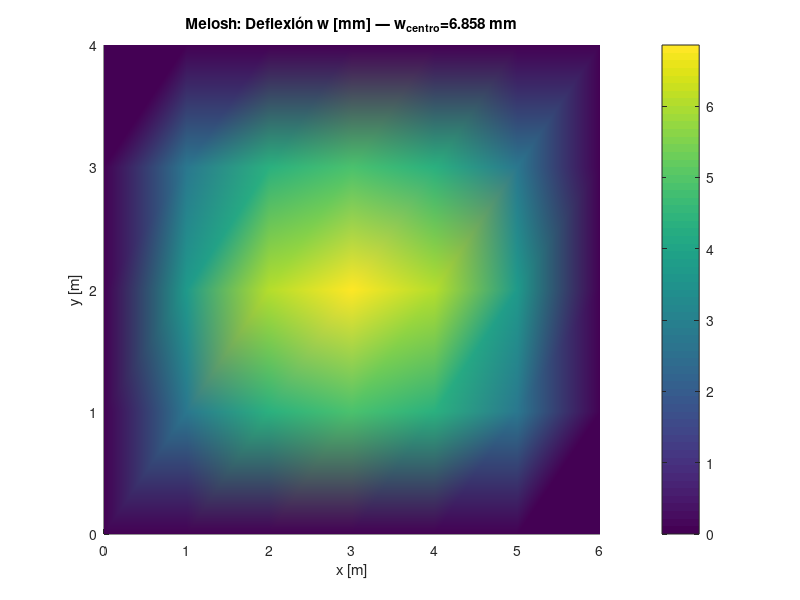
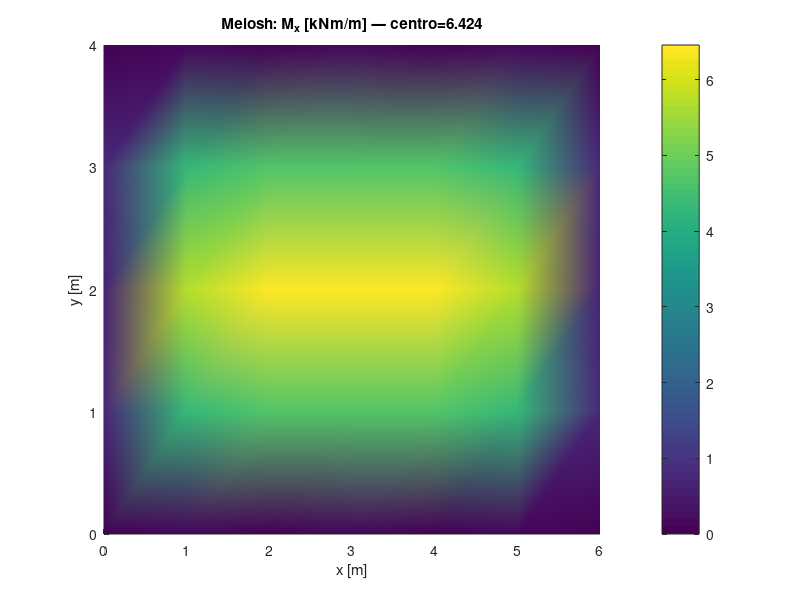
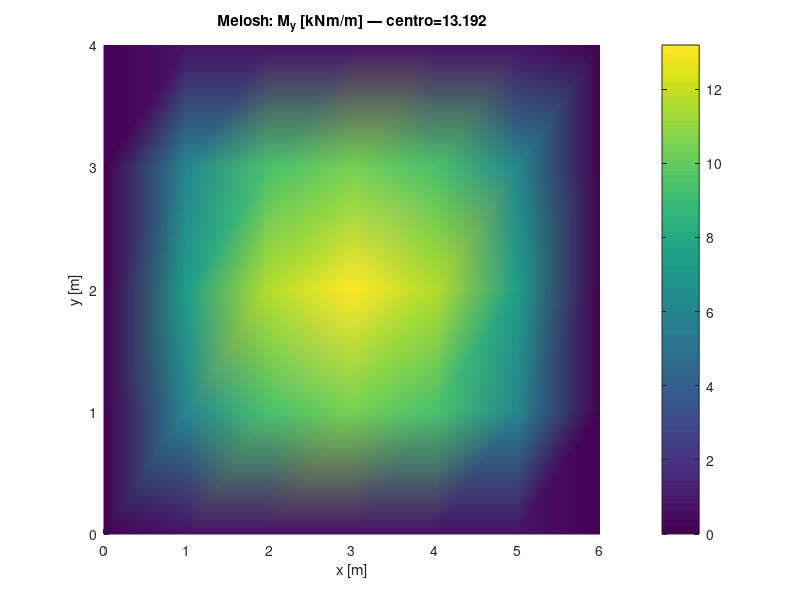
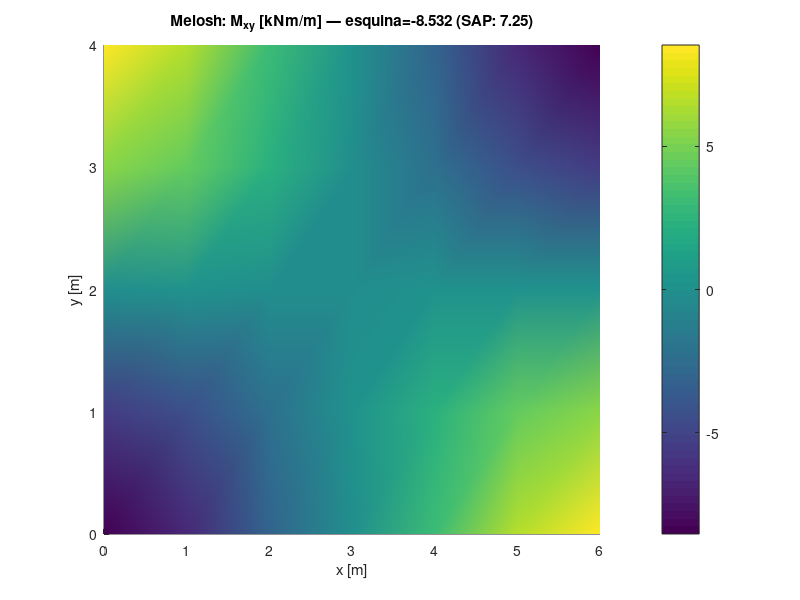

Here is the MATLAB script that generated these plots, in order:
% =========================================================================
% Rectangular Slab FEA — formulación Melosh ACM (DKE-like) — Calcpad-Lab
% =========================================================================
% Mismo problema que demo_rectangular_slab_fea.m PERO con el elemento
% que usa SAP 2000 (DKE/DSE de Wilson, 3 GDL/nodo).
%
% Elemento Melosh non-conforming rectangular Kirchhoff plate:
%   - 4 nodos × 3 GDL = 12 GDL/elemento
%   - GDLs por nodo: w, β_x=∂w/∂x, β_y=∂w/∂y
%   - Polinomio cúbico incompleto (12 monomios) en w(x,y)
%   - C0 continuo (NO C1 — non-conforming)
%
% Ref: Wilson E.L. cap. 8 + Cook,Malkus,Plesha cap. 12.7
%
% Diferencia clave con BFS Q4:
%   BFS Q4: 16 GDL, agrega ψ=∂²w/∂x∂y → captura twist en esquinas
%   Melosh:  12 GDL, sin ψ → twist subestimado (típico SAP 2000)
%
% Resultado SAP 2000 esperado:
%   w_centro=6.529 mm, M_x=6.22, M_y=12.76, M_xy(esquina)=±7.25
% =========================================================================
t_total = tic;

%% Datos de entrada (idénticos al ejemplo Calcpad oficial)
a  = 6
b  = 4
t  = 0.1
q  = 10
E  = 35e6
nu = 0.15

%% Malla 6×4
n_a = 6
n_b = 4
n_e = n_a*n_b
n_j = (n_a+1)*(n_b+1)
n_dof = 3                          % w, β_x, β_y
n_k = n_dof*4                      % 12
a_1 = a/n_a
b_1 = b/n_b
n_g = n_dof*n_j

% Coordenadas de nodos (mismo orden Calcpad)
x_j = zeros(n_j, 1);
y_j = zeros(n_j, 1);
x = 0; y = 0;
for j = 1:n_j
    x_j(j) = x;
    y_j(j) = y;
    y = y + b_1;
    if y > b + 1e-9
        y = 0;
        x = x + a_1;
    end
end

% Conectividad
e_j = zeros(n_e, 4);
for ia = 1:n_a
    for ib = 1:n_b
        e = ib + n_b*(ia-1);
        j_corner = e + ia - 1;
        e_j(e, 1) = j_corner;
        e_j(e, 2) = j_corner + n_b + 1;
        e_j(e, 3) = j_corner + n_b + 2;
        e_j(e, 4) = j_corner + 1;
    end
end

%% Apoyos perimetrales (idéntico al BFS)
n_s = 2*(n_a + n_b)
s_j = zeros(n_s, 1);
i_s = 0;
for i = 1:n_a+1
    j = (n_b+1)*i - n_b;
    i_s = i_s + 1;
    s_j(i_s) = j;
end
for i = 1:n_a+1
    j = (n_b+1)*i;
    i_s = i_s + 1;
    s_j(i_s) = j;
end
for i = 2:n_b
    j = i;
    i_s = i_s + 1;
    s_j(i_s) = j;
end
for i = 2:n_b
    j = n_a*(n_b+1) + i;
    i_s = i_s + 1;
    s_j(i_s) = j;
end

%% Matriz constitutiva D
D11 = E*t^3/(12*(1-nu^2))
D = D11 * [1, nu, 0; nu, 1, 0; 0, 0, (1-nu)/2]

%% Cuadratura 2×2 Gauss en [-1, +1] (la que usa SAP 2000)
gp2 = [-0.5773502691896257, 0.5773502691896257];
gw2 = [1.0, 1.0];

%% Element K_e y F_e — Melosh ACM 12-DOF
% Mapping: x_local = a_h*xi, y_local = b_h*eta  (xi, eta in [-1, +1])
% Half-lengths: a_h = a_1/2, b_h = b_1/2
a_h = a_1/2;
b_h = b_1/2;
K_e = zeros(n_k, n_k);
F_e = zeros(n_k, 1);

% Local node coords (ξ_i, η_i) en el orden 1=BL, 2=BR, 3=TR, 4=TL
xi_n  = [-1,  1, 1, -1];
eta_n = [-1, -1, 1,  1];

for ig = 1:2
    for jg = 1:2
        xi = gp2(ig);
        eta = gp2(jg);
        wgt = gw2(ig)*gw2(jg);

        % N vector (1×12) y filas de B (cada una 1×12)
        N_row = zeros(1, n_k);
        Bxx = zeros(1, n_k);
        Byy = zeros(1, n_k);
        Bxy = zeros(1, n_k);
        for k = 1:4
            si = xi_n(k);
            ti = eta_n(k);
            c = 1 + si*xi;
            d = 1 + ti*eta;
            en = 2 + si*xi + ti*eta - xi^2 - eta^2;
            % Shape functions
            Nw_k = c*d*en / 8;
            Nx_k = (a_h/8) * si * c^2 * (si*xi - 1) * d;
            Ny_k = (b_h/8) * ti * c * d^2 * (ti*eta - 1);
            % 2nd partials in (ξ,η)
            d2Nw_dxi2   = -3*si*xi*d / 4;
            d2Nw_deta2  = -3*ti*eta*c / 4;
            d2Nw_dxieta = (si*ti*en + ti*c*(si - 2*xi) + d*si*(ti - 2*eta)) / 8;
            d2Nx_dxi2   = (a_h/4) * d * si * (3*si*xi + 1);
            d2Nx_deta2  = 0;
            d2Nx_dxieta = (a_h/8) * ti * c * (3*si*xi - 1);
            d2Ny_dxi2   = 0;
            d2Ny_deta2  = (b_h/4) * c * ti * (3*ti*eta + 1);
            d2Ny_dxieta = (b_h/8) * si * d * (3*ti*eta - 1);
            % Físicas: ∂²/∂x² = (1/a_h²) ∂²/∂ξ²; ∂²/∂y² = (1/b_h²) ∂²/∂η²
            %         ∂²/∂x∂y = (1/(a_h·b_h)) ∂²/∂ξ∂η
            idx = 3*(k-1);
            N_row(idx+1) = Nw_k;
            N_row(idx+2) = Nx_k;
            N_row(idx+3) = Ny_k;
            Bxx(idx+1) = d2Nw_dxi2 / (a_h*a_h);
            Bxx(idx+2) = d2Nx_dxi2 / (a_h*a_h);
            Bxx(idx+3) = d2Ny_dxi2 / (a_h*a_h);
            Byy(idx+1) = d2Nw_deta2 / (b_h*b_h);
            Byy(idx+2) = d2Nx_deta2 / (b_h*b_h);
            Byy(idx+3) = d2Ny_deta2 / (b_h*b_h);
            Bxy(idx+1) = d2Nw_dxieta / (a_h*b_h);
            Bxy(idx+2) = d2Nx_dxieta / (a_h*b_h);
            Bxy(idx+3) = d2Ny_dxieta / (a_h*b_h);
        end
        % B(3×12): filas = [κ_x; κ_y; κ_xy] (sin signo; M = -D·B·Z después)
        B = [Bxx; Byy; 2*Bxy];
        % Jacobiano dx dy = a_h*b_h dξ dη
        K_e = K_e + (B')*D*B * (a_h*b_h*wgt);
        F_e = F_e + (N_row')*q * (a_h*b_h*wgt);
    end
end

%% Ensamblaje global
K = zeros(n_g, n_g);
F = zeros(n_g, 1);
for e = 1:n_e
    gdl_e = zeros(n_k, 1);
    for i = 1:4
        gi = e_j(e, i);
        for ii = 1:n_dof
            gdl_e(n_dof*(i-1)+ii) = n_dof*(gi-1) + ii;
        end
    end
    K(gdl_e, gdl_e) = K(gdl_e, gdl_e) + K_e;
    F(gdl_e) = F(gdl_e) + F_e;
end

%% Boundary conditions — exactamente como SAP 2000 s2k
% DOFs por nodo: 1=w, 2=β_x=∂w/∂x, 3=β_y=∂w/∂y
%   Corner (x=0/a AND y=0/b): w=0, β_x=0, β_y=0  (todos los 3 = 0)
%   Edge x=0/a (interior): w=0, β_y=0 (tangente Y → ∂w/∂y=0)
%   Edge y=0/b (interior): w=0, β_x=0 (tangente X → ∂w/∂x=0)
k_s = 1e20;
for i = 1:n_s
    j_n = s_j(i);
    g = n_dof*(j_n - 1);
    K(g+1, g+1) = K(g+1, g+1) + k_s;            % w siempre restringida
    is_edge_x = (x_j(j_n) <= 1e-9) || (x_j(j_n) >= a - 1e-9);
    is_edge_y = (y_j(j_n) <= 1e-9) || (y_j(j_n) >= b - 1e-9);
    if is_edge_x && is_edge_y
        K(g+2, g+2) = K(g+2, g+2) + k_s;        % β_x = 0
        K(g+3, g+3) = K(g+3, g+3) + k_s;        % β_y = 0
    elseif is_edge_x
        K(g+3, g+3) = K(g+3, g+3) + k_s;        % β_y = 0 (∂w/∂y nulo a lo largo del edge x=const)
    elseif is_edge_y
        K(g+2, g+2) = K(g+2, g+2) + k_s;        % β_x = 0
    end
end

%% Solve
Z = K \ F;

%% Postproceso: w por nodo
w_nodo = zeros(n_j, 1);
for j = 1:n_j
    w_nodo(j) = Z(n_dof*(j-1)+1);
end
w_nodo_mm = w_nodo * 1000;
j_centro = round(n_a/2)*(n_b+1) + round(n_b/2) + 1;
w_centro_mm = w_nodo_mm(j_centro)

%% Postproceso momentos: evaluar B en las 4 esquinas de cada elemento, promediar
M_j = zeros(3, n_j);
c_j = zeros(n_j, 1);
xi_n2  = [-1,  1, 1, -1];
eta_n2 = [-1, -1, 1,  1];
for e = 1:n_e
    % Extraer DOFs del elemento
    Z_e = zeros(n_k, 1);
    for i = 1:4
        gi = e_j(e, i);
        for ii = 1:n_dof
            Z_e(n_dof*(i-1)+ii) = Z(n_dof*(gi-1)+ii);
        end
    end
    % En cada esquina del elemento
    for i = 1:4
        xi = xi_n2(i);
        eta = eta_n2(i);
        Bxx = zeros(1, n_k);
        Byy = zeros(1, n_k);
        Bxy = zeros(1, n_k);
        for k = 1:4
            si = xi_n2(k);
            ti = eta_n2(k);
            c = 1 + si*xi;
            d = 1 + ti*eta;
            en = 2 + si*xi + ti*eta - xi^2 - eta^2;
            d2Nw_dxi2   = -3*si*xi*d / 4;
            d2Nw_deta2  = -3*ti*eta*c / 4;
            d2Nw_dxieta = (si*ti*en + ti*c*(si - 2*xi) + d*si*(ti - 2*eta)) / 8;
            d2Nx_dxi2   = (a_h/4) * d * si * (3*si*xi + 1);
            d2Nx_deta2  = 0;
            d2Nx_dxieta = (a_h/8) * ti * c * (3*si*xi - 1);
            d2Ny_dxi2   = 0;
            d2Ny_deta2  = (b_h/4) * c * ti * (3*ti*eta + 1);
            d2Ny_dxieta = (b_h/8) * si * d * (3*ti*eta - 1);
            idx = 3*(k-1);
            Bxx(idx+1) = d2Nw_dxi2 / (a_h*a_h);
            Bxx(idx+2) = d2Nx_dxi2 / (a_h*a_h);
            Bxx(idx+3) = d2Ny_dxi2 / (a_h*a_h);
            Byy(idx+1) = d2Nw_deta2 / (b_h*b_h);
            Byy(idx+2) = d2Nx_deta2 / (b_h*b_h);
            Byy(idx+3) = d2Ny_deta2 / (b_h*b_h);
            Bxy(idx+1) = d2Nw_dxieta / (a_h*b_h);
            Bxy(idx+2) = d2Nx_dxieta / (a_h*b_h);
            Bxy(idx+3) = d2Ny_dxieta / (a_h*b_h);
        end
        B_corner = [Bxx; Byy; 2*Bxy];
        M_local = -D * B_corner * Z_e;
        j_nod = e_j(e, i);
        M_j(1, j_nod) = M_j(1, j_nod) + M_local(1);
        M_j(2, j_nod) = M_j(2, j_nod) + M_local(2);
        M_j(3, j_nod) = M_j(3, j_nod) + M_local(3);
        c_j(j_nod) = c_j(j_nod) + 1;
    end
end
for j = 1:n_j
    if c_j(j) > 0
        M_j(1, j) = M_j(1, j) / c_j(j);
        M_j(2, j) = M_j(2, j) / c_j(j);
        M_j(3, j) = M_j(3, j) / c_j(j);
    end
end

% Grilla regular para reorganizar
Mx_grid = zeros(n_a+1, n_b+1);
My_grid = zeros(n_a+1, n_b+1);
Mxy_grid = zeros(n_a+1, n_b+1);
for i = 1:n_a+1
    for k = 1:n_b+1
        j = (i-1)*(n_b+1) + k;
        Mx_grid(i, k) = M_j(1, j);
        My_grid(i, k) = M_j(2, j);
        Mxy_grid(i, k) = M_j(3, j);
    end
end
Mx_centro = Mx_grid(round(n_a/2)+1, round(n_b/2)+1)
My_centro = My_grid(round(n_a/2)+1, round(n_b/2)+1)
Mxy_esquina = Mxy_grid(1, 1)

%% Reporte comparativo con SAP 2000
fprintf('══════════════════════════════════════════════════════════\n')
fprintf('  Rectangular Slab FEA — Melosh ACM (DKE-like, igual SAP 2000)\n')
fprintf('══════════════════════════════════════════════════════════\n')
fprintf('  Elemento     : Melosh non-conforming Q4 — 12 GDL (3/nodo)\n')
fprintf('  Equivalencia : SAP 2000 Plate-Thin (DKE/DSE de Wilson)\n')
fprintf('  Malla        : %d × %d (%d nodos, %d GDL totales)\n', n_a, n_b, n_j, n_g)
fprintf('  ──────────────────────────────────────────────────────────\n')
fprintf('                Calcpad-Lab(Melosh)   SAP 2000     Δ %%\n')
fprintf('  w_centro    :   %+8.4f mm        -6.529      %+.2f%%\n', w_centro_mm, 100*(abs(w_centro_mm)-6.529)/6.529)
fprintf('  M_x centro  :   %+8.4f kNm/m       6.22       %+.2f%%\n', Mx_centro, 100*(Mx_centro-6.22)/6.22)
fprintf('  M_y centro  :   %+8.4f kNm/m      12.76       %+.2f%%\n', My_centro, 100*(My_centro-12.76)/12.76)
fprintf('  M_xy esq.   :   %+8.4f kNm/m      -7.25       %+.2f%%\n', Mxy_esquina, 100*(abs(Mxy_esquina)-7.25)/7.25)
fprintf('  ──────────────────────────────────────────────────────────\n')
fprintf('  Tiempo total : %.3f s\n', toc(t_total))
fprintf('══════════════════════════════════════════════════════════\n')

%% Visualización — 5 figuras (igual que el BFS)
T = zeros(2*n_e, 3);
for e = 1:n_e
    T(2*e-1, 1) = e_j(e, 1); T(2*e-1, 2) = e_j(e, 2); T(2*e-1, 3) = e_j(e, 3);
    T(2*e, 1)   = e_j(e, 1); T(2*e, 2)   = e_j(e, 3); T(2*e, 3)   = e_j(e, 4);
end
V = [x_j, y_j];

figure
patch('Faces', T, 'Vertices', V, 'FaceVertexCData', w_nodo_mm, ...
      'FaceColor', 'interp', 'EdgeColor', 'none')
title(sprintf('Melosh: Deflexión w [mm] — w_{centro}=%.3f mm', w_centro_mm))
xlabel('x [m]'); ylabel('y [m]'); colorbar

figure
patch('Faces', T, 'Vertices', V, 'FaceVertexCData', M_j(1,:)', ...
      'FaceColor', 'interp', 'EdgeColor', 'none')
title(sprintf('Melosh: M_x [kNm/m] — centro=%.3f', Mx_centro))
xlabel('x [m]'); ylabel('y [m]'); colorbar

figure
patch('Faces', T, 'Vertices', V, 'FaceVertexCData', M_j(2,:)', ...
      'FaceColor', 'interp', 'EdgeColor', 'none')
title(sprintf('Melosh: M_y [kNm/m] — centro=%.3f', My_centro))
xlabel('x [m]'); ylabel('y [m]'); colorbar

figure
patch('Faces', T, 'Vertices', V, 'FaceVertexCData', M_j(3,:)', ...
      'FaceColor', 'interp', 'EdgeColor', 'none')
title(sprintf('Melosh: M_{xy} [kNm/m] — esquina=%.3f (SAP: 7.25)', Mxy_esquina))
xlabel('x [m]'); ylabel('y [m]'); colorbar

figure
trisurf(T, x_j, y_j, -w_nodo_mm, -w_nodo_mm);
title(sprintf('Melosh: Deflexión 3D — w_{centro}=%.3f mm', w_centro_mm))
xlabel('x [m]'); ylabel('y [m]'); zlabel('w [mm]')

fprintf('Done — Melosh ACM (DKE-like) con 5 figuras.\n')
